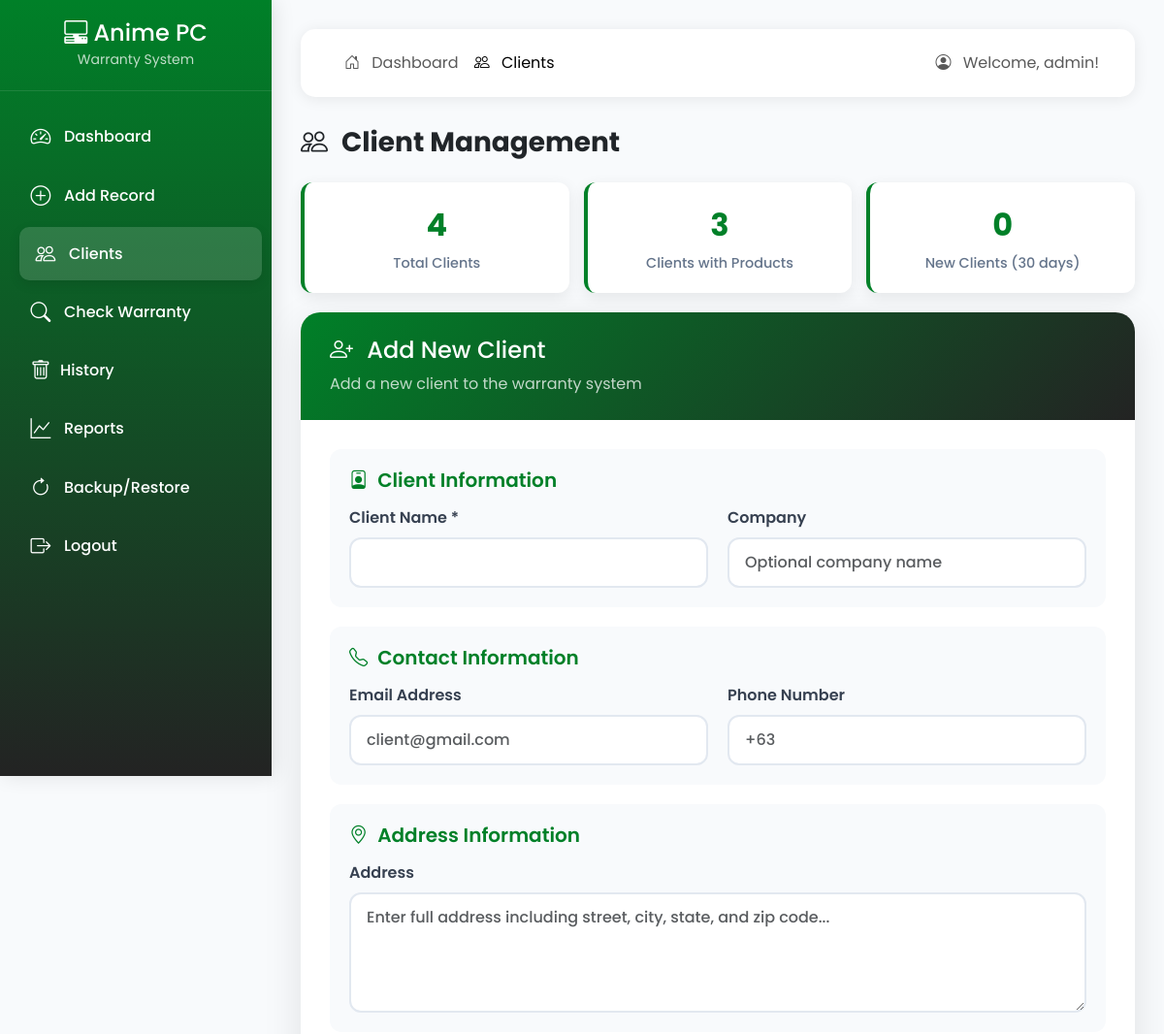
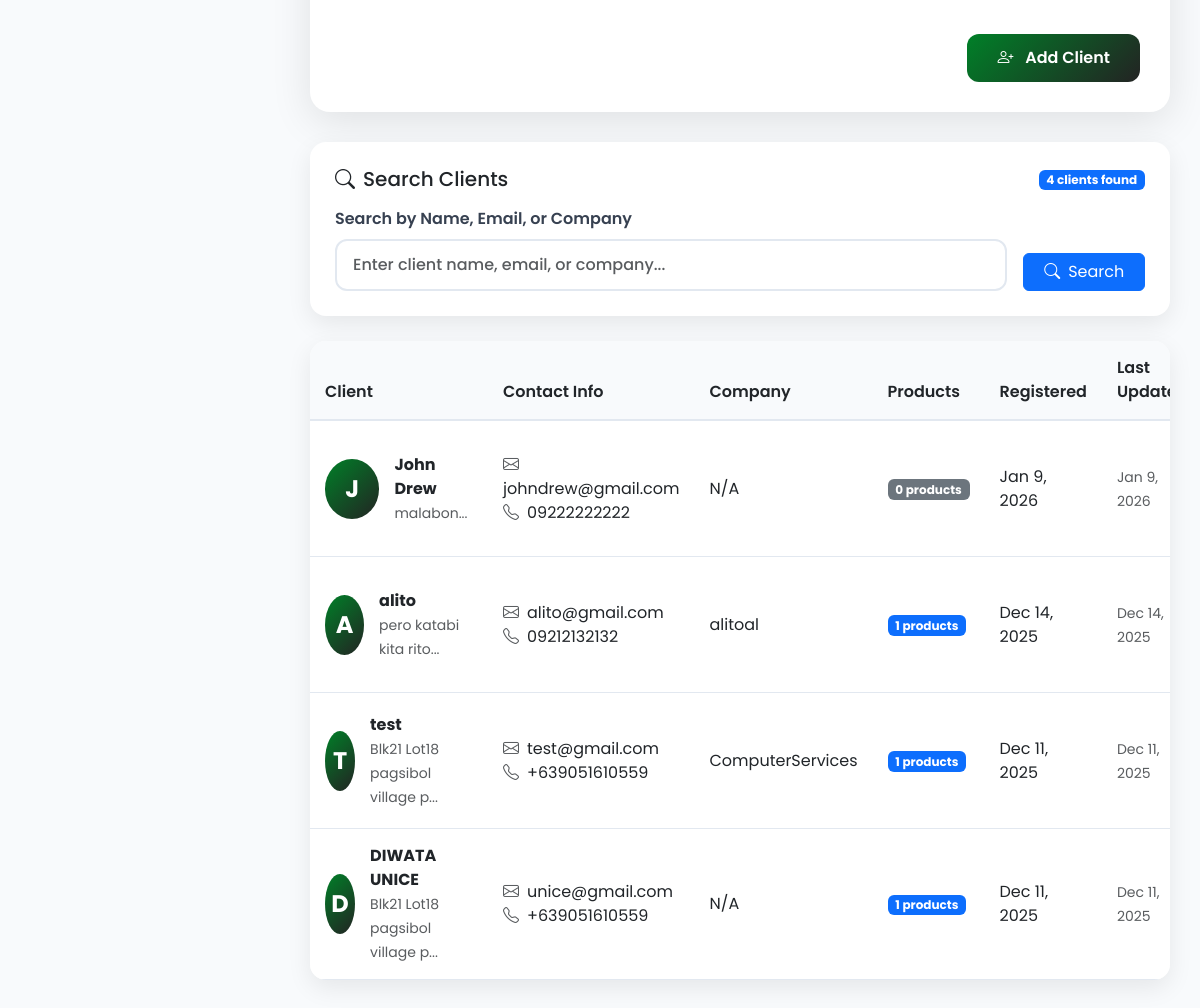
The page /clients.php (signed in) on the database its author committed (2 pictures, top to bottom).
### tables this page shows
CREATE TABLE `clients` (
  `id` int(11) NOT NULL AUTO_INCREMENT,
  `client_name` varchar(255) NOT NULL,
  `email` varchar(255) DEFAULT NULL,
  `phone` varchar(20) DEFAULT NULL,
  `address` text DEFAULT NULL,
  `company` varchar(255) DEFAULT NULL,
  `created_at` timestamp NOT NULL DEFAULT current_timestamp(),
  `updated_at` timestamp NOT NULL DEFAULT current_timestamp() ON UPDATE current_timestamp(),
  PRIMARY KEY (`id`)
);

### clients.php (the view, shortened to what this page needs)
<?php
include 'config.php';
$editClient = null;
$search = isset($_GET['search']) ? $_GET['search'] : '';
$query = "SELECT c.*, COUNT(p.id) as product_count
          FROM clients c
          LEFT JOIN products p ON c.id = p.client_id
          WHERE 1=1";
$params = [];
$query .= " GROUP BY c.id ORDER BY c.created_at DESC";
$stmt = $pdo->prepare($query);
$stmt->execute($params);
$clients = $stmt->fetchAll();
?>
<!DOCTYPE html>
<html lang="en">
<head>
    <link href="https://cdn.jsdelivr.net/npm/bootstrap@5.3.0-alpha1/dist/css/bootstrap.min.css" rel="stylesheet">
    <link rel="stylesheet" href="https://cdn.jsdelivr.net/npm/bootstrap-icons@1.11.0/font/bootstrap-icons.css">
   <link rel="stylesheet" href="client.css">
</head>
<body>
    <div class="sidebar">
        <div class="sidebar-brand">
            <h4 class="mb-0"><i class="bi bi-pc-display-horizontal"></i> <span>Anime PC</span></h4>
            <small class="opacity-75">Warranty System</small>
        </div>
        <ul class="sidebar-nav">
            <li><a href="dashboard.php"><i class="bi bi-speedometer2"></i> <span>Dashboard</span></a></li>
            <li><a href="products.php"><i class="bi bi-plus-circle"></i> <span>Add Record</span></a></li>
            <li><a href="clients.php" class="active"><i class="bi bi-people"></i> <span>Clients</span></a></li>
            <li><a href="warranty.php"><i class="bi bi-search"></i> <span>Check Warranty</span></a></li>
                                <li><a href="history.php"><i class="bi bi-trash me-2  "></i> <span>History</span></a></li>
            <li><a href="reports.php"><i class="bi bi-graph-up"></i> <span>Reports</span></a></li>
            <li><a href="backup.php"><i class="bi bi-arrow-clockwise"></i> <span>Backup/Restore</span></a></li>
            <li> <a href="Login.php" class="logout-btn" id="logoutBtn">
    <i class="bi bi-box-arrow-right"></i> <span>Logout</span>
</a></li>
        </ul>
    </div>
    <div class="main-content">
        <nav class="navbar navbar-expand-lg navbar-light navbar-custom">
            <div class="container-fluid">
                <div class="collapse navbar-collapse" id="navbarNav">
                    <ul class="navbar-nav me-auto">
                        <li class="nav-item">
                            <a class="nav-link" href="dashboard.php"><i class="bi bi-house-door me-2"></i> Dashboard</a>
                        </li>
                        <li class="nav-item">
                            <a class="nav-link active" href="#"><i class="bi bi-people me-2"></i> Clients</a>
                        </li>
                    </ul>
                    <span class="navbar-text">
                        <i class="bi bi-person-circle me-2"></i> Welcome, <?php echo htmlspecialchars($_SESSION['username']); ?>!
                    </span>
                </div>
            </div>
        </nav>
        <h1 class="h3 fw-bold text-dark mb-4">
            <i class="bi <?php echo $editClient ? 'bi-pencil' : 'bi-people'; ?> me-2"></i>
            <?php echo $editClient ? 'Edit Client' : 'Client Management'; ?>
        </h1>
        <?php if (!$editClient): ?>
        <div class="client-stats">
            <?php
            $totalClients = $pdo->query("SELECT COUNT(*) FROM clients")->fetchColumn();
            $clientsWithProducts = $pdo->query("SELECT COUNT(DISTINCT client_id) FROM products WHERE client_id IS NOT NULL")->fetchColumn();
            $recentClients = $pdo->query("SELECT COUNT(*) FROM clients WHERE created_at >= DATE_SUB(NOW(), INTERVAL 30 DAY)")->fetchColumn();
            ?>
            <div class="stat-card">
                <div class="stat-number"><?php echo $totalClients; ?></div>
                <div class="stat-label">Total Clients</div>
            </div>
            <div class="stat-card">
                <div class="stat-number"><?php echo $clientsWithProducts; ?></div>
                <div class="stat-label">Clients with Products</div>
            </div>
            <div class="stat-card">
                <div class="stat-number"><?php echo $recentClients; ?></div>
                <div class="stat-label">New Clients (30 days)</div>
            </div>
        </div>
        <?php endif; ?>
        <div class="form-card">
            <div class="form-header">
                <h4 class="mb-2">
                    <i class="bi <?php echo $editClient ? 'bi-pencil' : 'bi-person-plus'; ?> me-2"></i>
                    <?php echo $editClient ? 'Edit Client' : 'Add New Client'; ?>
                </h4>
                <p class="mb-0 opacity-75">
                    <?php echo $editClient ? 'Update client information and contact details' : 'Add a new client to the warranty system'; ?>
                </p>
            </div>
            <div class="form-body">
                <form id="clientForm" method="POST">
                    <div class="form-section">
                        <h5 class="section-title"><i class="bi bi-person-badge"></i> Client Information</h5>
                        <div class="form-grid">
                            <div>
                                <label for="client_name" class="form-label">Client Name *</label>
                                <input type="text" class="form-control" id="client_name" name="client_name"
                                       value="<?php echo $editClient ? htmlspecialchars($editClient['client_name']) : ''; ?>" required>
                            </div>
                            <div>
                                <label for="company" class="form-label">Company</label>
                                <input type="text" class="form-control" id="company" name="company"
                                       value="<?php echo $editClient ? htmlspecialchars($editClient['company']) : ''; ?>"
                                       placeholder="Optional company name">
                            </div>
                        </div>
                    </div>
                    <div class="form-section">
                        <h5 class="section-title"><i class="bi bi-telephone"></i> Contact Information</h5>
                        <div class="form-grid">
                            <div>
                                <label for="email" class="form-label">Email Address</label>
                                <input type="email" class="form-control" id="email" name="email"
                                       value="<?php echo $editClient ? htmlspecialchars($editClient['email']) : ''; ?>"
                                       placeholder="client@gmail.com">
                            </div>
                            <div>
                                <label for="phone" class="form-label">Phone Number</label>
                                <input type="tel" class="form-control" id="phone" name="phone"
                                       value="<?php echo $editClient ? htmlspecialchars($editClient['phone']) : ''; ?>"
                                       placeholder="+63">
                            </div>
                        </div>
                    </div>
                    <div class="form-section">
                        <h5 class="section-title"><i class="bi bi-geo-alt"></i> Address Information</h5>
                        <div>
                            <label for="address" class="form-label">Address</label>
                            <textarea class="form-control form-textarea" id="address" name="address" rows="4"
                                      placeholder="Enter full address including street, city, state, and zip code..."><?php echo $editClient ? htmlspecialchars($editClient['address']) : ''; ?></textarea>
                        </div>
                    </div>
                    <div class="d-flex justify-content-between pt-3">
                        <button type="submit" class="btn btn-custom">
                            <i class="bi <?php echo $editClient ? 'bi-check-circle' : 'bi-person-plus'; ?> me-2"></i>
                            <?php echo $editClient ? 'Update Client' : 'Add Client'; ?>
                        </button>
                    </div>
                </form>
            </div>
        </div>
        <div class="search-box">
            <div class="d-flex justify-content-between align-items-center mb-3">
                <h5 class="mb-0"><i class="bi bi-search me-2"></i>Search Clients</h5>
                <div>
                    <span class="badge bg-primary"><?php echo count($clients); ?> clients found</span>
                </div>
            </div>
            <form method="GET">
                <div class="row g-3 align-items-end">
                    <div class="col-md-10">
                        <label class="form-label">Search by Name, Email, or Company</label>
                        <input type="text" class="form-control" name="search" placeholder="Enter client name, email, or company..." value="<?php echo htmlspecialchars($search); ?>">
                    </div>
                    <div class="col-md-2">
                        <button type="submit" class="btn btn-primary w-100">
                            <i class="bi bi-search me-2"></i>Search
                        </button>
                    </div>
                </div>
            </form>
        </div>
        <div class="client-table">
            <div class="table-responsive">
                <table class="table table-hover mb-0">
                    <thead>
                        <tr>
                            <th>Client</th>
                            <th>Contact Info</th>
                            <th>Company</th>
                            <th>Products</th>
                            <th>Registered</th>
                            <th>Last Updated</th>
                        </tr>
                    </thead>
                    <tbody>
                        <?php if (count($clients) > 0): ?>
                            <?php foreach ($clients as $client):
                                $initial = strtoupper(substr($client['client_name'], 0, 1));
                            ?>
                                <tr>
                                    <td>
                                        <div class="d-flex align-items-center">
                                            <div class="client-avatar">
                                                <?php echo $initial; ?>
                                            </div>
                                            <div>
                                                <strong><?php echo htmlspecialchars($client['client_name']); ?></strong>
                                                <?php if ($client['address']): ?>
                                                    <br><small class="text-muted"><?php echo substr(htmlspecialchars($client['address']), 0, 30); ?>...</small>
                                                <?php endif; ?>
                                            </div>
                                        </div>
                                    </td>
                                    <td>
                                        <?php if ($client['email']): ?>
                                            <div><i class="bi bi-envelope me-2 text-muted"></i><?php echo htmlspecialchars($client['email']); ?></div>
                                        <?php endif; ?>
                                        <?php if ($client['phone']): ?>
                                            <div><i class="bi bi-telephone me-2 text-muted"></i><?php echo htmlspecialchars($client['phone']); ?></div>
                                        <?php endif; ?>
                                    </td>
                                    <td><?php echo htmlspecialchars($client['company'] ?: 'N/A'); ?></td>
                                    <td>
                                        <span class="badge bg-<?php echo $client['product_count'] > 0 ? 'primary' : 'secondary'; ?>">
                                            <?php echo $client['product_count']; ?> products
                                        </span>
                                    </td>
                                    <td><?php echo date('M j, Y', strtotime($client['created_at'])); ?></td>
                                    <td>
                                        <small class="text-muted">
                                            <?php echo $client['updated_at'] ? date('M j, Y', strtotime($client['updated_at'])) : 'Never'; ?>
                                        </small>
                                    </td>
                                </tr>
                            <?php endforeach; ?>
                        <?php endif; ?>
                    </tbody>
                </table>
            </div>
        </div>
    </div>
</body>
</html>

### rows shown on the page
clients: client_name "J", client_name "John Drew", address "malabon", email "johndrew@gmail.com", phone "09222222222", company "N/A", product_count "0", created_at "Jan 9, 2026", updated_at "Jan 9, 2026"
clients: client_name "A", client_name "alito", address "pero katabi kita rito", email "alito@gmail.com", phone "09212132132", company "alitoal", product_count "1", created_at "Dec 14, 2025", updated_at "Dec 14, 2025"
clients: client_name "T", client_name "test", address "Blk21 Lot18 pagsibol village p", email "test@gmail.com", phone "+639051610559", company "ComputerServices", product_count "1", created_at "Dec 11, 2025", updated_at "Dec 11, 2025"
clients: client_name "D", client_name "DIWATA UNICE", address "Blk21 Lot18 pagsibol village p", email "unice@gmail.com", phone "+639051610559", company "N/A", product_count "1", created_at "Dec 11, 2025", updated_at "Dec 11, 2025"

### other values the page prints
$_SESSION['username'] "admin"
$totalClients "4"
$clientsWithProducts "3"
$recentClients "0"
count($clients) "4"
